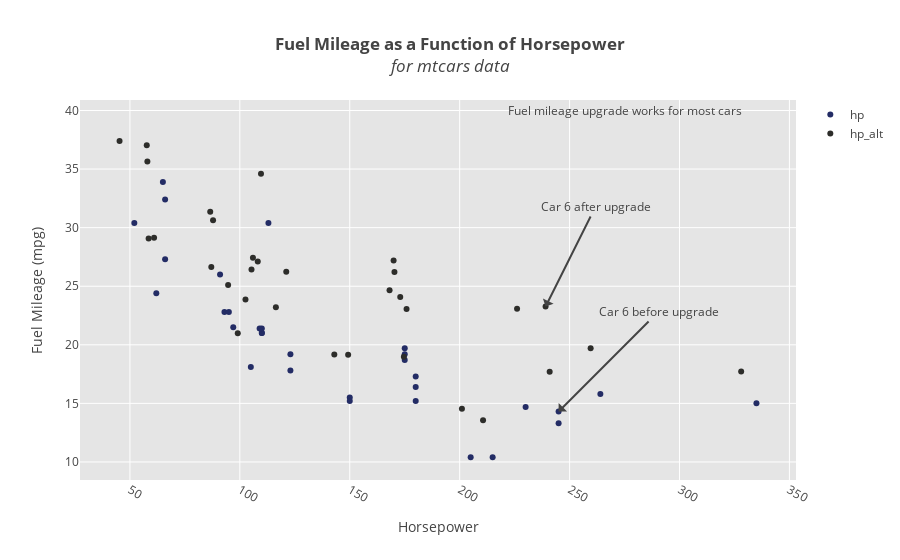

Notebook code cell kept with this figure:
### Code cell
# set up callout text 
sl = y_data.join(y_data_treat)
sl['diff'] = sl.mpg_alt - sl.mpg
cid = (sl[(sl.mpg < sl.mpg_alt)]
         .sort_values(by=['diff'], ascending=False).index[0])

x1_loc = x_data.iloc[cid].values[0]
x2_loc = x_data_treat.iloc[cid].values[0]

y1_loc = y_data.iloc[cid].values[0]
y2_loc = y_data_treat.iloc[cid].values[0]

c1 = {'text':'Car %s before upgrade' % cid, 'x':x1_loc, 'y':y1_loc, 
      'showarrow':True, 'ax':100, 'ay':-100}

c2 = {'text':'Car %s after upgrade' % cid, 'x':x2_loc, 'y':y2_loc, 
      'showarrow':True, 'ax':50, 'ay':-100}

# build graph args 
args['x_data'] = [x_data, x_data_treat]
args['y_data'] = [y_data, y_data_treat]
args['names'] = names
args['colors'] = colors
args['title'] = '<b>Fuel Mileage as a Function of Horsepower</b><br><i>for mtcars data</i>'
args['xlab'] = 'Horsepower'
args['ylab'] = 'Fuel Mileage (mpg)'
text = 'Fuel mileage upgrade works for most cars'
args['annotations'] = [{'text':text, 'x':275, 'y':40, 'showarrow':False}, 
                       c1, c2]

# display plot
fig = scatterplot.create_graph(**args)

### Figure 1 — Plotly figure (JSON) as saved in the notebook; plotly's stock layout.template omitted (floating-point values rounded to 4 significant figures)
{"data": [{"marker": {"color": ["#232C65", "#232C65", "#232C65", "#232C65", "#232C65", "#232C65", "#232C65", "#232C65", "#232C65", "#232C65", "#232C65", "#232C65", "#232C65", "#232C65", "#232C65", "#232C65", "#232C65", "#232C65", "#232C65", "#232C65", "#232C65", "#232C65", "#232C65", "#232C65", "#232C65", "#232C65", "#232C65", "#232C65", "#232C65", "#232C65", "#232C65", "#232C65"]}, "mode": "markers", "name": "hp", "text": ["Before Treatment<br>Car ID 0.0<br># Cylinders: 6.0<br># Carbs: 4.0<br># Gears: 4.0<br>Weight: 2.62", "Before Treatment<br>Car ID 1.0<br># Cylinders: 6.0<br># Carbs: 4.0<br># Gears: 4.0<br>Weight: 2.875", "Before Treatment<br>Car ID 2.0<br># Cylinders: 4.0<br># Carbs: 1.0<br># Gears: 4.0<br>Weight: 2.32", "Before Treatment<br>Car ID 3.0<br># Cylinders: 6.0<br># Carbs: 1.0<br># Gears: 3.0<br>Weight: 3.215", "Before Treatment<br>Car ID 4.0<br># Cylinders: 8.0<br># Carbs: 2.0<br># Gears: 3.0<br>Weight: 3.44", "Before Treatment<br>Car ID 5.0<br># Cylinders: 6.0<br># Carbs: 1.0<br># Gears: 3.0<br>Weight: 3.46", "Before Treatment<br>Car ID 6.0<br># Cylinders: 8.0<br># Carbs: 4.0<br># Gears: 3.0<br>Weight: 3.57", "Before Treatment<br>Car ID 7.0<br># Cylinders: 4.0<br># Carbs: 2.0<br># Gears: 4.0<br>Weight: 3.19", "Before Treatment<br>Car ID 8.0<br># Cylinders: 4.0<br># Carbs: 2.0<br># Gears: 4.0<br>Weight: 3.15", "Before Treatment<br>Car ID 9.0<br># Cylinders: 6.0<br># Carbs: 4.0<br># Gears: 4.0<br>Weight: 3.44", "Before Treatment<br>Car ID 10.0<br># Cylinders: 6.0<br># Carbs: 4.0<br># Gears: 4.0<br>Weight: 3.44", "Before Treatment<br>Car ID 11.0<br># Cylinders: 8.0<br># Carbs: 3.0<br># Gears: 3.0<br>Weight: 4.07", "Before Treatment<br>Car ID 12.0<br># Cylinders: 8.0<br># Carbs: 3.0<br># Gears: 3.0<br>Weight: 3.73", "Before Treatment<br>Car ID 13.0<br># Cylinders: 8.0<br># Carbs: 3.0<br># Gears: 3.0<br>Weight: 3.78", "Before Treatment<br>Car ID 14.0<br># Cylinders: 8.0<br># Carbs: 4.0<br># Gears: 3.0<br>Weight: 5.25", "Before Treatment<br>Car ID 15.0<br># Cylinders: 8.0<br># Carbs: 4.0<br># Gears: 3.0<br>Weight: 5.4239999999999995", "Before Treatment<br>Car ID 16.0<br># Cylinders: 8.0<br># Carbs: 4.0<br># Gears: 3.0<br>Weight: 5.345", "Before Treatment<br>Car ID 17.0<br># Cylinders: 4.0<br># Carbs: 1.0<br># Gears: 4.0<br>Weight: 2.2", "Before Treatment<br>Car ID 18.0<br># Cylinders: 4.0<br># Carbs: 2.0<br># Gears: 4.0<br>Weight: 1.615", "Before Treatment<br>Car ID 19.0<br># Cylinders: 4.0<br># Carbs: 1.0<br># Gears: 4.0<br>Weight: 1.835", "Before Treatment<br>Car ID 20.0<br># Cylinders: 4.0<br># Carbs: 1.0<br># Gears: 3.0<br>Weight: 2.465", "Before Treatment<br>Car ID 21.0<br># Cylinders: 8.0<br># Carbs: 2.0<br># Gears: 3.0<br>Weight: 3.52", "Before Treatment<br>Car ID 22.0<br># Cylinders: 8.0<br># Carbs: 2.0<br># Gears: 3.0<br>Weight: 3.435", "Before Treatment<br>Car ID 23.0<br># Cylinders: 8.0<br># Carbs: 4.0<br># Gears: 3.0<br>Weight: 3.84", "Before Treatment<br>Car ID 24.0<br># Cylinders: 8.0<br># Carbs: 2.0<br># Gears: 3.0<br>Weight: 3.845", "Before Treatment<br>Car ID 25.0<br># Cylinders: 4.0<br># Carbs: 1.0<br># Gears: 4.0<br>Weight: 1.935", "Before Treatment<br>Car ID 26.0<br># Cylinders: 4.0<br># Carbs: 2.0<br># Gears: 5.0<br>Weight: 2.14", "Before Treatment<br>Car ID 27.0<br># Cylinders: 4.0<br># Carbs: 2.0<br># Gears: 5.0<br>Weight: 1.5130000000000001", "Before Treatment<br>Car ID 28.0<br># Cylinders: 8.0<br># Carbs: 4.0<br># Gears: 5.0<br>Weight: 3.17", "Before Treatment<br>Car ID 29.0<br># Cylinders: 6.0<br># Carbs: 6.0<br># Gears: 5.0<br>Weight: 2.77", "Before Treatment<br>Car ID 30.0<br># Cylinders: 8.0<br># Carbs: 8.0<br># Gears: 5.0<br>Weight: 3.57", "Before Treatment<br>Car ID 31.0<br># Cylinders: 4.0<br># Carbs: 2.0<br># Gears: 4.0<br>Weight: 2.78"], "type": "scatter", "uid": "b04b0300-ec0c-11e8-9602-a0481cac4f9d", "x": [110, 110, 93, 110, 175, 105, 245, 62, 95, 123, 123, 180, 180, 180, 205, 215, 230, 66, 52, 65, 97, 150, 150, 245, 175, 66, 91, 113, 264, 175, 335, 109], "y": [21, 21, 22.8, 21.4, 18.7, 18.1, 14.3, 24.4, 22.8, 19.2, 17.8, 16.4, 17.3, 15.2, 10.4, 10.4, 14.7, 32.4, 30.4, 33.9, 21.5, 15.5, 15.2, 13.3, 19.2, 27.3, 26, 30.4, 15.8, 19.7, 15, 21.4]}, {"marker": {"color": ["#2D2D2A", "#2D2D2A", "#2D2D2A", "#2D2D2A", "#2D2D2A", "#2D2D2A", "#2D2D2A", "#2D2D2A", "#2D2D2A", "#2D2D2A", "#2D2D2A", "#2D2D2A", "#2D2D2A", "#2D2D2A", "#2D2D2A", "#2D2D2A", "#2D2D2A", "#2D2D2A", "#2D2D2A", "#2D2D2A", "#2D2D2A", "#2D2D2A", "#2D2D2A", "#2D2D2A", "#2D2D2A", "#2D2D2A", "#2D2D2A", "#2D2D2A", "#2D2D2A", "#2D2D2A", "#2D2D2A", "#2D2D2A"]}, "mode": "markers", "name": "hp_alt", "text": ["After Treatment<br>Car ID 0.0<br># Cylinders: 6.0<br># Carbs: 4.0<br># Gears: 4.0<br>Weight: 2.62", "After Treatment<br>Car ID 1.0<br># Cylinders: 6.0<br># Carbs: 4.0<br># Gears: 4.0<br>Weight: 2.875", "After Treatment<br>Car ID 2.0<br># Cylinders: 4.0<br># Carbs: 1.0<br># Gears: 4.0<br>Weight: 2.32", "After Treatment<br>Car ID 3.0<br># Cylinders: 6.0<br># Carbs: 1.0<br># Gears: 3.0<br>Weight: 3.215", "After Treatment<br>Car ID 4.0<br># Cylinders: 8.0<br># Carbs: 2.0<br># Gears: 3.0<br>Weight: 3.44", "After Treatment<br>Car ID 5.0<br># Cylinders: 6.0<br># Carbs: 1.0<br># Gears: 3.0<br>Weight: 3.46", "After Treatment<br>Car ID 6.0<br># Cylinders: 8.0<br># Carbs: 4.0<br># Gears: 3.0<br>Weight: 3.57", "After Treatment<br>Car ID 7.0<br># Cylinders: 4.0<br># Carbs: 2.0<br># Gears: 4.0<br>Weight: 3.19", "After Treatment<br>Car ID 8.0<br># Cylinders: 4.0<br># Carbs: 2.0<br># Gears: 4.0<br>Weight: 3.15", "After Treatment<br>Car ID 9.0<br># Cylinders: 6.0<br># Carbs: 4.0<br># Gears: 4.0<br>Weight: 3.44", "After Treatment<br>Car ID 10.0<br># Cylinders: 6.0<br># Carbs: 4.0<br># Gears: 4.0<br>Weight: 3.44", "After Treatment<br>Car ID 11.0<br># Cylinders: 8.0<br># Carbs: 3.0<br># Gears: 3.0<br>Weight: 4.07", "After Treatment<br>Car ID 12.0<br># Cylinders: 8.0<br># Carbs: 3.0<br># Gears: 3.0<br>Weight: 3.73", "After Treatment<br>Car ID 13.0<br># Cylinders: 8.0<br># Carbs: 3.0<br># Gears: 3.0<br>Weight: 3.78", "After Treatment<br>Car ID 14.0<br># Cylinders: 8.0<br># Carbs: 4.0<br># Gears: 3.0<br>Weight: 5.25", "After Treatment<br>Car ID 15.0<br># Cylinders: 8.0<br># Carbs: 4.0<br># Gears: 3.0<br>Weight: 5.4239999999999995", "After Treatment<br>Car ID 16.0<br># Cylinders: 8.0<br># Carbs: 4.0<br># Gears: 3.0<br>Weight: 5.345", "After Treatment<br>Car ID 17.0<br># Cylinders: 4.0<br># Carbs: 1.0<br># Gears: 4.0<br>Weight: 2.2", "After Treatment<br>Car ID 18.0<br># Cylinders: 4.0<br># Carbs: 2.0<br># Gears: 4.0<br>Weight: 1.615", "After Treatment<br>Car ID 19.0<br># Cylinders: 4.0<br># Carbs: 1.0<br># Gears: 4.0<br>Weight: 1.835", "After Treatment<br>Car ID 20.0<br># Cylinders: 4.0<br># Carbs: 1.0<br># Gears: 3.0<br>Weight: 2.465", "After Treatment<br>Car ID 21.0<br># Cylinders: 8.0<br># Carbs: 2.0<br># Gears: 3.0<br>Weight: 3.52", "After Treatment<br>Car ID 22.0<br># Cylinders: 8.0<br># Carbs: 2.0<br># Gears: 3.0<br>Weight: 3.435", "After Treatment<br>Car ID 23.0<br># Cylinders: 8.0<br># Carbs: 4.0<br># Gears: 3.0<br>Weight: 3.84", "After Treatment<br>Car ID 24.0<br># Cylinders: 8.0<br># Carbs: 2.0<br># Gears: 3.0<br>Weight: 3.845", "After Treatment<br>Car ID 25.0<br># Cylinders: 4.0<br># Carbs: 1.0<br># Gears: 4.0<br>Weight: 1.935", "After Treatment<br>Car ID 26.0<br># Cylinders: 4.0<br># Carbs: 2.0<br># Gears: 5.0<br>Weight: 2.14", "After Treatment<br>Car ID 27.0<br># Cylinders: 4.0<br># Carbs: 2.0<br># Gears: 5.0<br>Weight: 1.5130000000000001", "After Treatment<br>Car ID 28.0<br># Cylinders: 8.0<br># Carbs: 4.0<br># Gears: 5.0<br>Weight: 3.17", "After Treatment<br>Car ID 29.0<br># Cylinders: 6.0<br># Carbs: 6.0<br># Gears: 5.0<br>Weight: 2.77", "After Treatment<br>Car ID 30.0<br># Cylinders: 8.0<br># Carbs: 8.0<br># Gears: 5.0<br>Weight: 3.57", "After Treatment<br>Car ID 31.0<br># Cylinders: 4.0<br># Carbs: 2.0<br># Gears: 4.0<br>Weight: 2.78"], "type": "scatter", "uid": "b04b0301-ec0c-11e8-9ed9-a0481cac4f9d", "x": [102.6, 105.3, 86.52, 108.1, 169.9, 99.06, 239.1, 58.5, 87.01, 121.1, 116.4, 175.8, 173.0, 174.6, 201.0, 210.6, 226.1, 57.93, 45.28, 57.65, 94.66, 149.3, 143.0, 240.9, 168.1, 60.99, 87.81, 109.6, 259.6, 170.3, 328.0, 106.0], "y": [23.87, 26.42, 31.35, 27.1, 27.19, 20.99, 23.27, 29.08, 26.64, 26.24, 23.2, 23.05, 24.09, 18.98, 14.54, 13.56, 23.07, 35.64, 37.39, 37.03, 25.09, 19.14, 19.17, 17.69, 24.65, 29.13, 30.64, 34.6, 19.69, 26.21, 17.72, 27.43]}], "layout": {"annotations": [{"showarrow": false, "text": "Fuel mileage upgrade works for most cars", "x": 275, "y": 40}, {"ax": 100, "ay": -100, "showarrow": true, "text": "Car 6 before upgrade", "x": 245, "y": 14.3}, {"ax": 50, "ay": -100, "showarrow": true, "text": "Car 6 after upgrade", "x": 239.1, "y": 23.27}], "hovermode": "closest", "plot_bgcolor": "rgb(229, 229, 229)", "title": "<b>Fuel Mileage as a Function of Horsepower</b><br><i>for mtcars data</i>", "xaxis": {"gridcolor": "rgb(255,255,255)", "tickangle": 30, "title": "Horsepower", "zerolinecolor": "rgb(255,255,255)"}, "yaxis": {"gridcolor": "rgb(255,255,255)", "title": "Fuel Mileage (mpg)", "zerolinecolor": "rgb(255,255,255)"}}}
